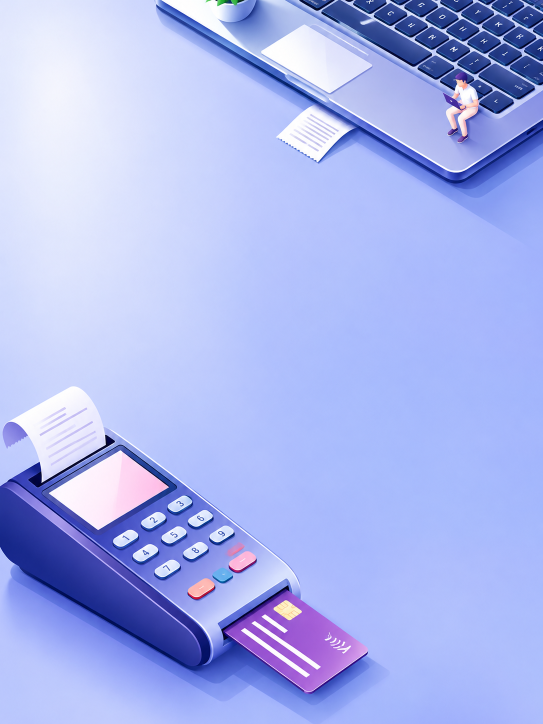
#> input picture assets/wallpaper/source/Isometric Fintech Workspace with POS Terminal.png, 1086 x 1448 px (shown at 1/2 size)
$ python build_wallpaper.py
#> lines starting #> are read from the running program, lines starting #| are printed output that depends on the picture
#!/usr/bin/env python3
"""
Rokar POS - the default wallpaper.

The supplied artwork ("Isometric Fintech Workspace with POS Terminal", a
portrait 1086x1448 illustration) becomes the app's DEFAULT wallpaper: it is
shown on every screen until the owner picks their own in
Admin -> System Settings -> Background Wallpaper.

The artwork is used AS SUPPLIED - never redrawn or recoloured. Because the
source is portrait and a till screen is landscape, the default is a 1920x1080
canvas painted in the artwork's own edge colour with the illustration scaled to
the full canvas height and centred, so the laptop AND the POS terminal stay
completely visible instead of being cropped away by "cover".

Usage:
    python build/build_wallpaper.py
"""
from __future__ import annotations

import os

from PIL import Image

HERE = os.path.dirname(os.path.abspath(__file__))
REPO = os.path.dirname(HERE)
SOURCE = os.path.join(
    REPO, "assets", "wallpaper", "source", "Isometric Fintech Workspace with POS Terminal.png"
)
OUT_DIR = os.path.join(REPO, "src", "renderer", "src", "assets")
OUT_WEBP = os.path.join(OUT_DIR, "wallpaper-default.webp")

CANVAS_W, CANVAS_H = 1920, 1080


def edge_colour(im: Image.Image) -> tuple[int, int, int]:
    """The flat periwinkle the artwork sits on (sampled from its empty area)."""
    samples = [
        im.getpixel((20, 700)),
        im.getpixel((im.size[0] - 20, 700)),
        im.getpixel((im.size[0] // 2, 60)),
    ]
    return tuple(sum(c[i] for c in samples) // len(samples) for i in range(3))  # type: ignore[return-value]


def build() -> None:
    if not os.path.exists(SOURCE):
        raise SystemExit(
            f"wallpaper source missing: {SOURCE}\n"
            "Copy the supplied PNG into assets/wallpaper/source/ first."
        )
    art = Image.open(SOURCE).convert("RGB")
#> art is the input picture: PIL image 1086x1448 RGB; mean R, G, B 169.1, 180.6, 238.8

    canvas = Image.new("RGB", (CANVAS_W, CANVAS_H), edge_colour(art))
#> in edge_colour, `samples = [ im.getpixel((20, 700)), im.getpixel((im.size[0] - 20, 700)..`: samples = [(201, 212, 254), (165, 181, 252), (147, 167, 226)]
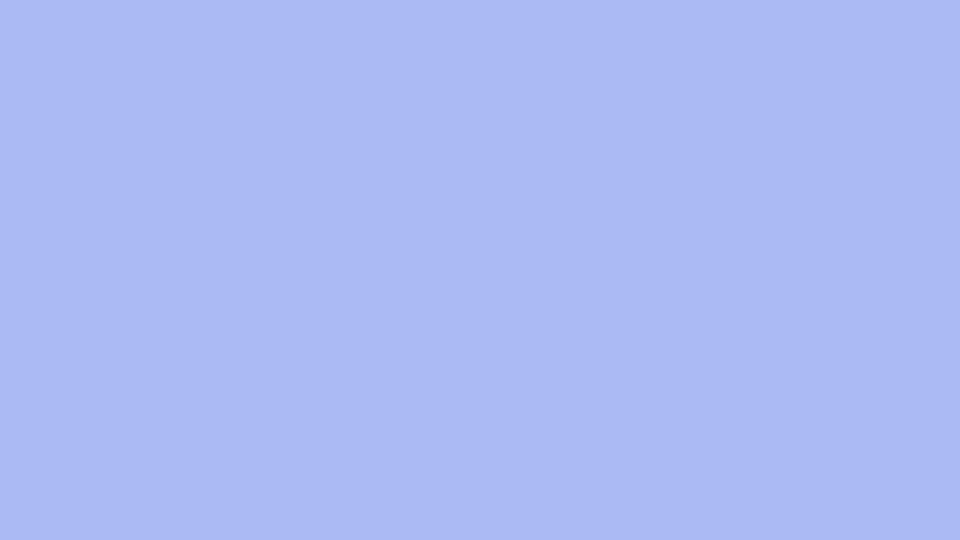
#> canvas: PIL image 1920x1080 RGB (shown at 1/2 size); mean R, G, B 171, 186, 244

    # Scale the artwork to the FULL canvas height and centre it: nothing is
    # cropped and the proportions stay exactly as supplied.
    scale = CANVAS_H / art.size[1]
#> scale = 0.746
    sized = art.resize((max(1, round(art.size[0] * scale)), CANVAS_H), Image.LANCZOS)
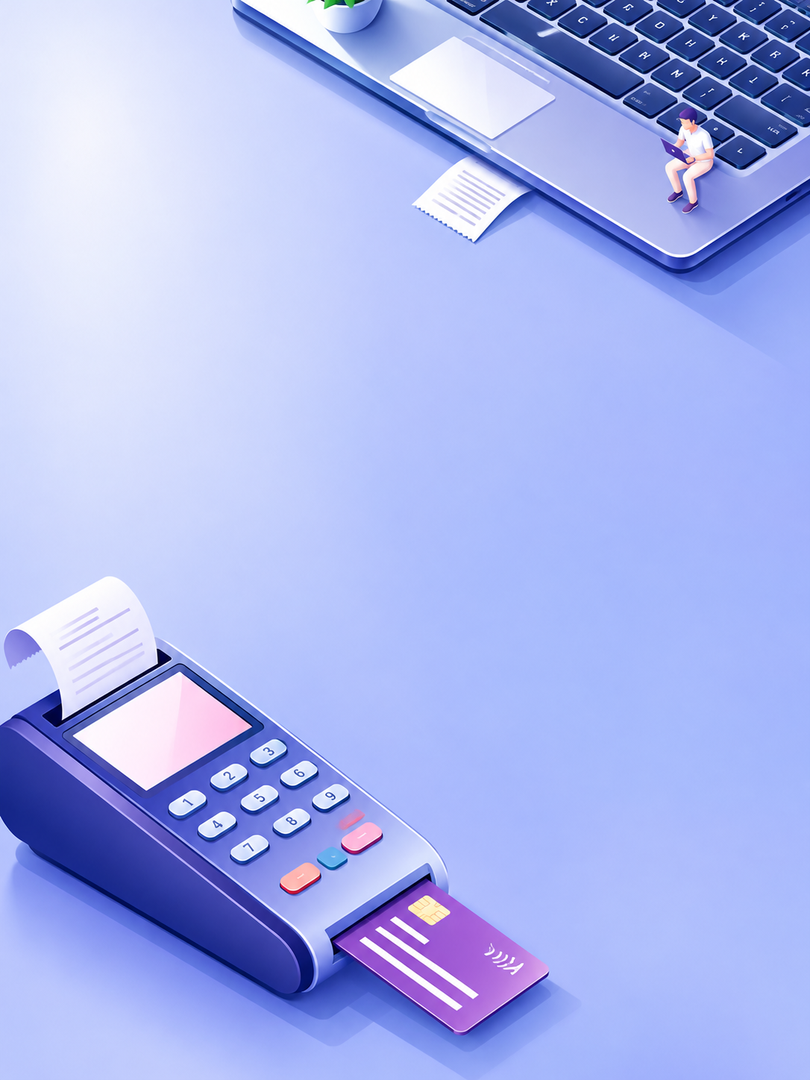
#> sized: PIL image 810x1080 RGB; mean R, G, B 169.1, 180.6, 238.8
    canvas.paste(sized, ((CANVAS_W - sized.size[0]) // 2, 0))
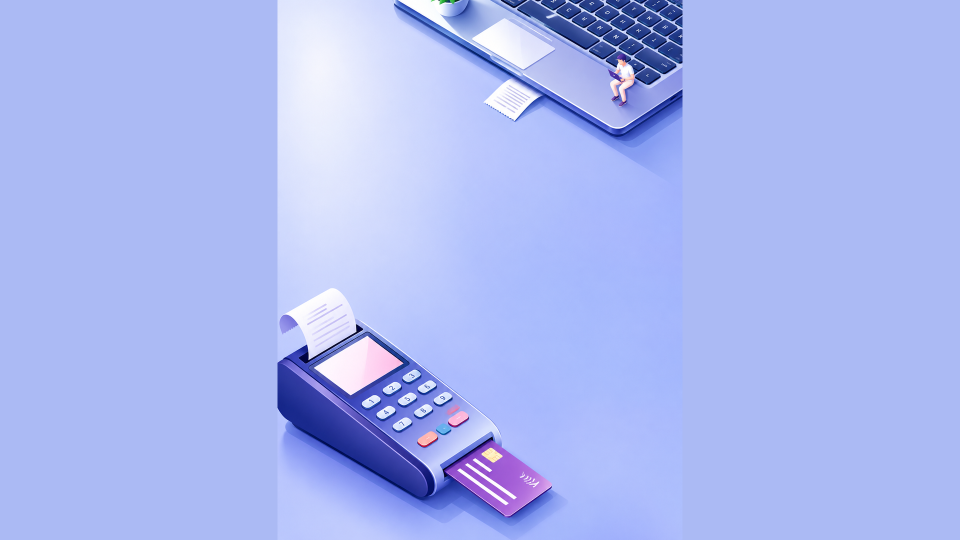
#> canvas: PIL image 1920x1080 RGB (shown at 1/2 size); mean R, G, B 170.2, 183.7, 241.8

    os.makedirs(OUT_DIR, exist_ok=True)
    canvas.save(OUT_WEBP, quality=90, method=6)
    print(f"  wrote {os.path.relpath(OUT_WEBP, REPO)} ({canvas.size[0]}x{canvas.size[1]})")
#|   wrote src/renderer/src/assets/wallpaper-default.webp (1920x1080)
    print(f"  edge colour used: {edge_colour(art)}")
#|   edge colour used: (171, 186, 244)


if __name__ == "__main__":
    build()
